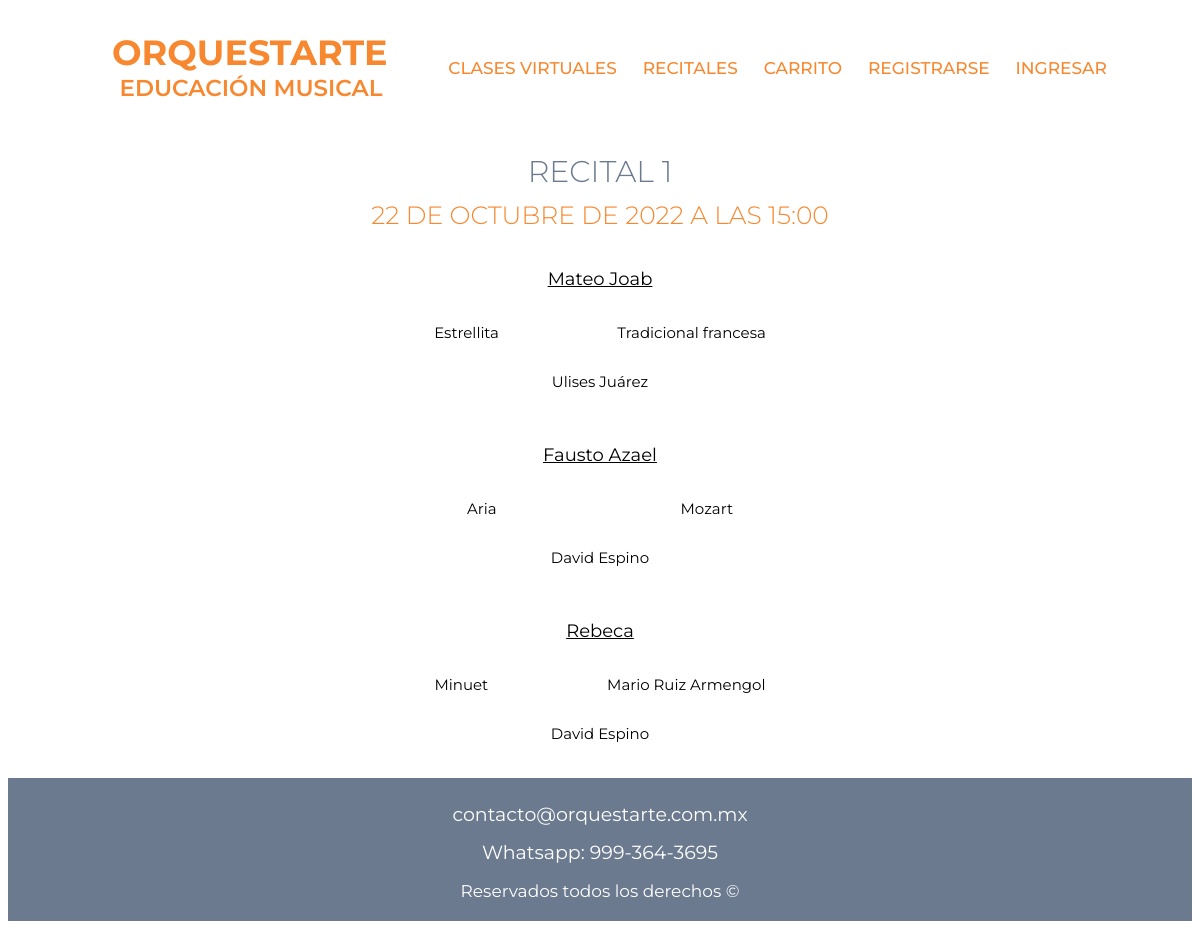
/recital/1, run on the app's committed database.
### recitales/models.py (models this page shows, shortened)
class Recital(models.Model):
    title = models.CharField(max_length=30, verbose_name="Título")
    date = models.DateTimeField(auto_now_add=False, auto_now=False, blank=True)
    created = models.DateField(auto_now_add=True)
    updated = models.DateField(auto_now=True)
    class Meta:
        verbose_name = "Recital"
        verbose_name_plural = "Recitales"

class Participacion(models.Model):
    student = models.CharField(max_length=30, verbose_name="Alumno(a)")
    piece = models.CharField(max_length=60, verbose_name="Pieza")
    composer = models.CharField(max_length=30, verbose_name="Compositor")
    teacher = models.CharField(max_length=30, verbose_name="Maestro")
    recital = models.ForeignKey(Recital, on_delete=models.CASCADE)
    class Meta:
        verbose_name = "Participacion"
        verbose_name_plural = "Participaciones"

### recitales/views.py (the view)
# urls.py: path('recital/<int:recital_id>', recitales_views.recital, name="recital"),
def recital(request, recital_id):
    participaciones = Participacion.objects.filter(recital__id=recital_id)
    recital = Recital.objects.get(id=recital_id)
    return render (request, 'recitales/recital.html', {'participaciones': participaciones, 'recital': recital})

### recitales/templates/recitales/recital.html
{% extends 'core/base.html' %}
{% load static %}
{% block content %}
<div class="contenedor titulo">
    <h1 class="titulo-recital">{{recital.title}}</h1>
    <h2 class="hora-recital">{{recital.date}}</h2>
</div>
<div id="programa" class="contenedor programa">
    {% for participacion in participaciones %}
    <div class="participacion">
        <p class="alumno">{{participacion.student}}</p>
        <div class="repertorio">
            <p class="pieza">{{participacion.piece}}</p>
            <p class="compositor">{{participacion.composer}}</p>
        </div>
        <p class="maestro">{{participacion.teacher}}</p>
    </div>
    {% endfor %}
</div>
{% endblock %}

### core/static/core/css/style.css (style rules this page uses)
:root { --fuenteOrquestarte:'Montserrat', sans-serif; --fuenteCitas: 'Amatic SC', cursive; --naranja: #F7882F; --gris: #6b7a8f; --amarillo: #f7c331; --cafe: #dcc7aa; --blanco:#ffffff; }
html { box-sizing: border-box; font-size: 62.5%; }
*,*:before, *:after { box-sizing: inherit; }
.contenedor { max-width: 90%; width: 90; margin: 0 auto; }
h1, h2, h3, h4 { font-family: var(--fuenteOrquestarte); color: var(--naranja); }
h1 { font-size: 3.5rem; }
h2 { font-weight: 600; font-size: 2.3rem; }
.titulo { text-align: center; }
.titulo-recital { font-family: var(--fuenteOrquestarte); text-transform: uppercase; color: var(--gris); font-weight: 300; font-size: 3rem; margin-bottom: 1rem; }
.hora-recital { font-family: var(--fuenteOrquestarte); text-transform: uppercase; color: var(--naranja); font-weight: 300; font-size: 2.5rem; margin-top: 1rem; }
.programa { display: flex; flex-direction: column; align-items: center; }
.repertorio { width: 45rem; display:flex; justify-content: space-around; }
.alumno, .pieza, .compositor, .maestro { font-family: var(--fuenteOrquestarte); }
.alumno { font-size: 1.8rem; text-decoration: underline; }
.pieza, .compositor { font-size: 1.5rem; }
.maestro { font-size: 1.5rem; margin-bottom: 3.5rem; }
.repertorio { white-space: pre-wrap; white-space: -moz-pre-wrap; white-space: -o-pre-wrap; }
.participacion { text-align: center; }

### data on the page
Recital: title "RECITAL 1", date "22 DE OCTUBRE DE 2022 A LAS 15:00"
Participacion: student "Mateo Joab", piece "Estrellita", composer "Tradicional francesa", teacher "Ulises Juárez"
Participacion: student "Fausto Azael", piece "Aria", composer "Mozart", teacher "David Espino"
Participacion: student "Rebeca", piece "Minuet", composer "Mario Ruiz Armengol", teacher "David Espino"
